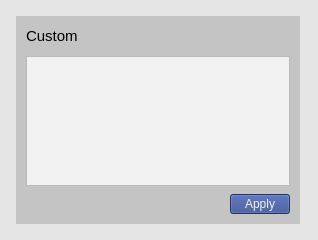
<?xml version="1.0" encoding="UTF-8"?>
<ui version="4.0">
 <class>MainWindow</class>
 <widget class="QMainWindow" name="MainWindow">
  <property name="geometry">
   <rect>
    <x>0</x>
    <y>0</y>
    <width>318</width>
    <height>240</height>
   </rect>
  </property>
  <property name="windowTitle">
   <string>MainWindow</string>
  </property>
  <property name="styleSheet">
   <string notr="true">background-color: rgb(229, 229, 229);</string>
  </property>
  <widget class="QWidget" name="centralwidget">
   <widget class="QWidget" name="widget" native="true">
    <property name="geometry">
     <rect>
      <x>16</x>
      <y>16</y>
      <width>284</width>
      <height>208</height>
     </rect>
    </property>
    <property name="styleSheet">
     <string notr="true">background-color: rgb(196, 196, 196);</string>
    </property>
    <widget class="QPlainTextEdit" name="plainTextEdit">
     <property name="geometry">
      <rect>
       <x>10</x>
       <y>40</y>
       <width>264</width>
       <height>130</height>
      </rect>
     </property>
     <property name="styleSheet">
      <string notr="true">background-color: rgb(242, 242, 242);</string>
     </property>
    </widget>
    <widget class="QPushButton" name="btn_apply">
     <property name="geometry">
      <rect>
       <x>214</x>
       <y>178</y>
       <width>60</width>
       <height>20</height>
      </rect>
     </property>
     <property name="styleSheet">
      <string notr="true">background-color: rgb(48, 71, 140);
color: rgb(242, 242, 242);</string>
     </property>
     <property name="text">
      <string>Apply</string>
     </property>
    </widget>
    <widget class="QLabel" name="Setup">
     <property name="geometry">
      <rect>
       <x>10</x>
       <y>10</y>
       <width>161</width>
       <height>20</height>
      </rect>
     </property>
     <property name="font">
      <font>
       <pointsize>11</pointsize>
      </font>
     </property>
     <property name="text">
      <string>Custom</string>
     </property>
    </widget>
   </widget>
  </widget>
 </widget>
 <resources/>
 <connections/>
</ui>
